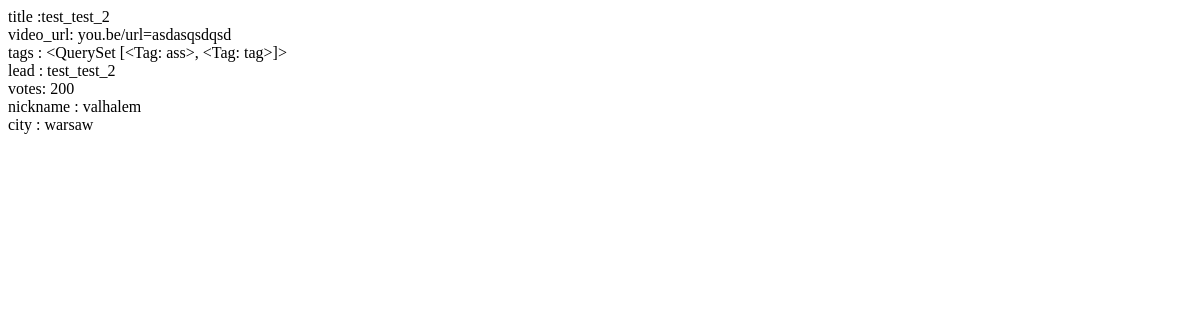
Before: /article/2/ with the older database file.
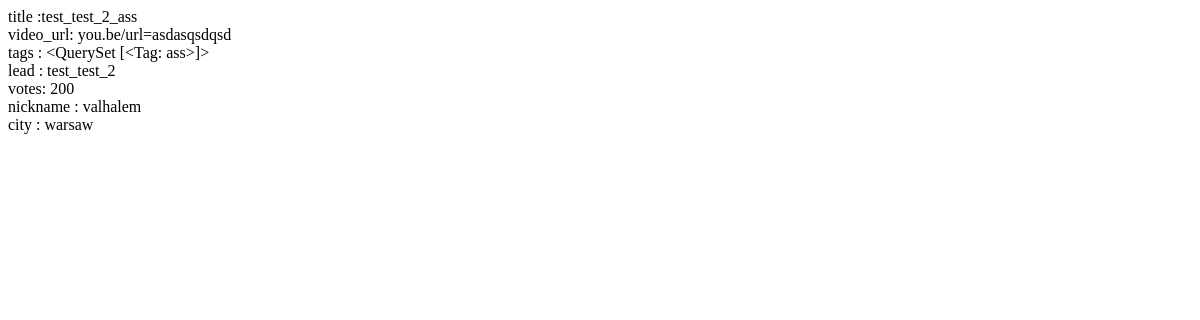
After: the same page with the newer database file.
### carvid/article/models.py (models this page shows)
class Article(models.Model):
    title = models.CharField(max_length=100, verbose_name='Tytul')
    lead = models.CharField(max_length=100, verbose_name='Lead')
    pub_date = models.DateTimeField('Data publikacji')
    votes = models.IntegerField()
    category = models.IntegerField(max_length=1, db_index=True, choices=CATEGORY, default=None, verbose_name='Kategoria' )
    video_url = models.CharField(max_length=100)
    nickname = models.CharField(max_length=100)
    city = models.CharField(max_length=50)
    tags = TaggableManager()
    def __unicode__(self):
	    return self.title

### carvid/article/views.py (the view)
# urls.py: url(r'^article/(?P<article>\d+)/$', 'article.views.article_details'),
def article_details(request, article):
	idk = Article.objects.get(pk=article)
	td = loader.get_template('details.html')
	cd = Context({
		'article_title': idk ,
		'article_video_url': idk.video_url,
        'article_tags' : idk.tags.all(),
        'article_lead': idk.lead ,
        'article_votes': idk.votes,
        'nickname' : idk.nickname ,
        'city' : idk.city ,
        })
	return HttpResponse(td.render(cd))

### templates/details.html (shortened to what this page needs)
title :{{ article_title }}
video_url: {{ article_video_url }}
tags : {{ article_tags }}
lead : {{ article_lead }}
votes: {{ article_votes }}
nickname : {{ nickname }}
city : {{ city }}

Changed rows visible on the page:
changed Article "you.be/url=asdasqsdqsd": title "test_test_2" → "test_test_2_ass"
computed for Tag: name "<QuerySet [<Tag: ass>, <Tag: tag>]>" → "<QuerySet [<Tag: ass>]>"
